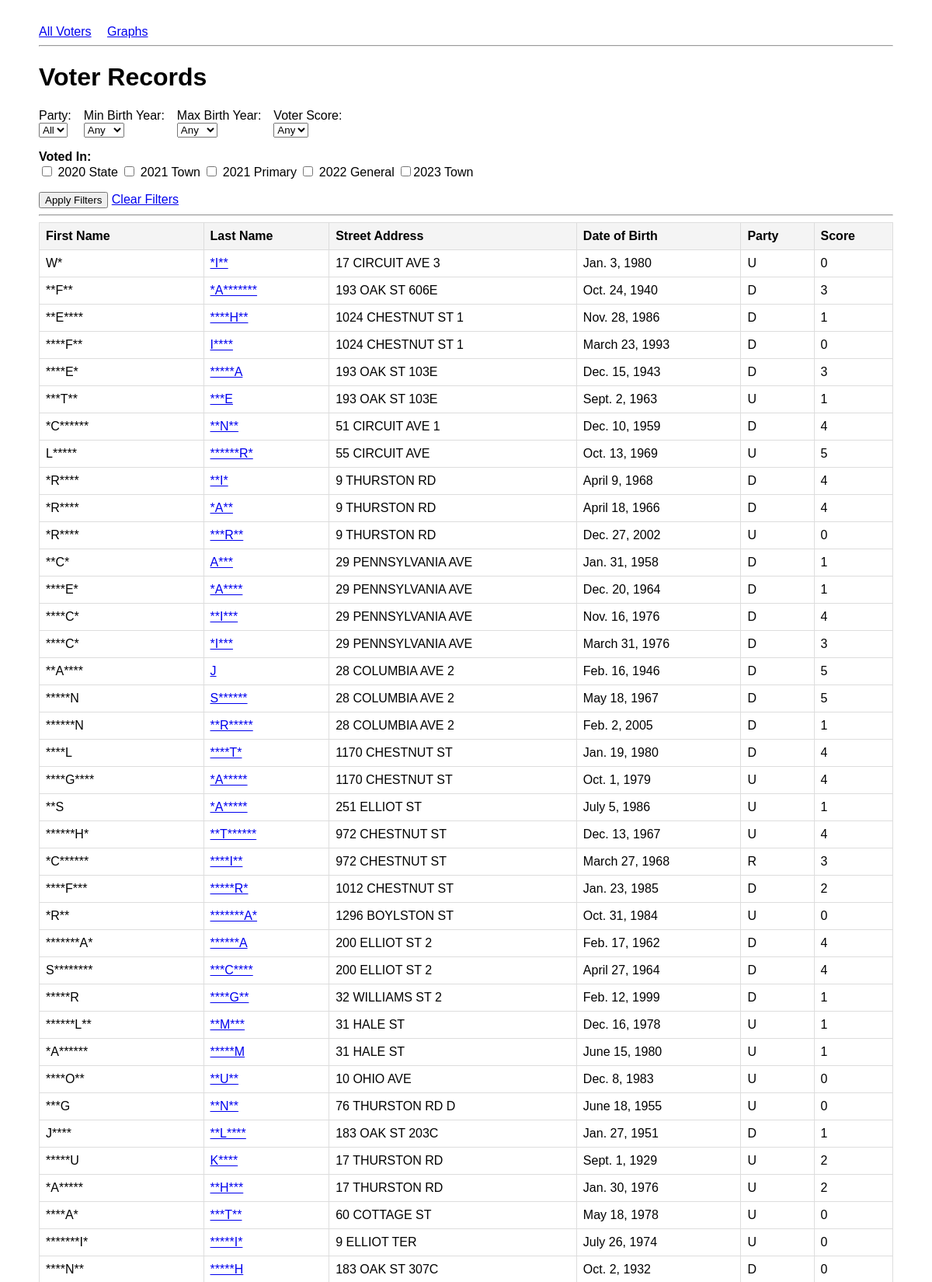
Screenshot of /voter_analytics/ (upper part) with the database file from the repository.
### voter_analytics/models.py (models this page shows, shortened)
class Voter(models.Model):
    voter_id = models.TextField()
    first_name = models.TextField()
    last_name = models.TextField()
    street_number = models.TextField()
    street_name = models.TextField()
    apartment_number = models.TextField(blank=True)
    zip_code = models.TextField()
    date_of_birth = models.DateField()
    date_of_registration = models.DateField()
    party_affiliation = models.CharField(max_length=2)
    precinct_number = models.TextField()
    v20state = models.BooleanField()
    v21town = models.BooleanField()
    v21primary = models.BooleanField()
    v22general = models.BooleanField()
    v23town = models.BooleanField()
    voter_score = models.IntegerField()

### voter_analytics/views.py (the view)
# urls.py: path('', views.VoterListView.as_view(), name='voters'),
class VoterListView(ListView):
    model = Voter
    template_name = 'voter_analytics/voter_list.html'
    context_object_name = 'voters'
    paginate_by = 100
    def get_queryset(self):
        queryset = super().get_queryset()
        party = self.request.GET.get('party')
        min_dob = self.request.GET.get('min_dob')
        max_dob = self.request.GET.get('max_dob')
        score = self.request.GET.get('score')
        v20state = self.request.GET.get('v20state')
        v21town = self.request.GET.get('v21town')
        v21primary = self.request.GET.get('v21primary')
        v22general = self.request.GET.get('v22general')
        v23town = self.request.GET.get('v23town')
        if party:
            queryset = queryset.filter(party_affiliation=party)
        if min_dob:
            queryset = queryset.filter(date_of_birth__year__gte=int(min_dob))
        if max_dob:
            queryset = queryset.filter(date_of_birth__year__lte=int(max_dob))
        if score:
            queryset = queryset.filter(voter_score=int(score))
        if v20state:
            queryset = queryset.filter(v20state=True)
        if v21town:
            queryset = queryset.filter(v21town=True)
        if v21primary:
            queryset = queryset.filter(v21primary=True)
        if v22general:
            queryset = queryset.filter(v22general=True)
        if v23town:
            queryset = queryset.filter(v23town=True)
        return queryset
    def get_context_data(self, **kwargs):
        context = super().get_context_data(**kwargs)
        context['birth_years'] = range(1900, 2026)
        context['scores'] = range(0,6) #0 through 5
        context['current_filters'] = self.request.GET
        return context

### voter_analytics/templates/voter_analytics/voter_list.html (shortened to what this page needs)
{% extends 'voter_analytics/base.html' %}
{% block content %}
<h1>Voter Records</h1>
<form method="GET" action="{% url 'voter_analytics:voters' %}">
    <div style="display: flex; flex-wrap: wrap; gap: 1rem; margin-bottom: 1rem;">
        <div>
            <label for="party">Party:</label><br>
            <select name="party" id="party">
                <option value="">All</option>
            </select>
        </div>
        <div>
            <label for="min_dob">Min Birth Year:</label><br>
            <select name="min_dob" id="min_dob">
                <option value="">Any</option>
            </select>
        </div>
        <div>
            <label for="max_dob">Max Birth Year:</label><br>
            <select name="max_dob" id="max_dob">
                <option value="">Any</option>
            </select>
        </div>
        <div>
            <label for="score">Voter Score:</label><br>
            <select name="score" id="score">
                <option value="">Any</option>
            </select>
        </div>
    </div>
    <div style="margin-bottom: 1rem;">
        <strong>Voted In:</strong><br>
        <label><input type="checkbox" name="v20state" {% if current_filters.v20state %}checked{% endif %}> 2020 State</label>
        <label><input type="checkbox" name="v21town" {% if current_filters.v21town %}checked{% endif %}> 2021 Town</label>
        <label><input type="checkbox" name="v21primary" {% if current_filters.v21primary %}checked{% endif %}> 2021 Primary</label>
        <label><input type="checkbox" name="v22general" {% if current_filters.v22general %}checked{% endif %}> 2022 General</label>
        <label><input type="checkbox" name="v23town" {% if current_filters.v23town %}checked{% endif %}>2023 Town</label>
    </div>
    <button type="submit">Apply Filters</button>
    <a href="{% url 'voter_analytics:voters' %}">Clear Filters</a>
</form>
<hr>
<table border="1" style="width: 100%; text-align: left; border-collapse: collapse;">
    <thead>
        <tr>
            <th>First Name</th>
            <th>Last Name</th>
            <th>Street Address</th>
            <th>Date of Birth</th>
            <th>Party</th>
            <th>Score</th>
        </tr>
    </thead>
    <tbody>
        {% for voter in voters %}
        <tr>
            <td>{{ voter.first_name }}</td>
            <td>
                <a href="{% url 'voter_analytics:voter' voter.pk %}">
                    {{ voter.last_name }}
                </a>
            </td>
            <td>{{ voter.street_number }} {{ voter.street_name }} {{ voter.apartment_number }}</td>
            <td>{{ voter.date_of_birth }}</td>
            <td>{{ voter.party_affiliation }}</td>
            <td>{{ voter.voter_score }}</td>
        </tr>
        {% empty %}
        <tr>
            <td colspan="6">No voters found matching your criteria.</td>
        </tr>
        {% endfor %}
    </tbody>
</table>
{% endblock %}

### voter_analytics/templates/voter_analytics/base.html (style rules this page uses)
body { font-family: sans-serif; max-width: 1100px; margin: 2rem auto; padding: 0 1 rem; }
table { border-collapse: collapse; width: 100%; }
th, td { border: 1px solid #ddd; padding: 8px; text-align: left; }
th { background: #f4f4f4; }

### rows the page displays
Voter: first_name "W*", last_name "*I**", street_number "17", street_name "CIRCUIT AVE", apartment_number "3", date_of_birth "Jan. 3, 1980", party_affiliation "U", voter_score "0"
Voter: first_name "**F**", last_name "*A*******", street_number "193", street_name "OAK ST", apartment_number "606E", date_of_birth "Oct. 24, 1940", party_affiliation "D", voter_score "3"
Voter: first_name "**E****", last_name "****H**", street_number "1024", street_name "CHESTNUT ST", apartment_number "1", date_of_birth "Nov. 28, 1986", party_affiliation "D", voter_score "1"
Voter: first_name "****F**", last_name "I****", street_number "1024", street_name "CHESTNUT ST", apartment_number "1", date_of_birth "March 23, 1993", party_affiliation "D", voter_score "0"
Voter: first_name "****E*", last_name "*****A", street_number "193", street_name "OAK ST", apartment_number "103E", date_of_birth "Dec. 15, 1943", party_affiliation "D", voter_score "3"
Voter: first_name "***T**", last_name "***E", street_number "193", street_name "OAK ST", apartment_number "103E", date_of_birth "Sept. 2, 1963", party_affiliation "U", voter_score "1"
Voter: first_name "*C******", last_name "**N**", street_number "51", street_name "CIRCUIT AVE", apartment_number "1", date_of_birth "Dec. 10, 1959", party_affiliation "D", voter_score "4"
Voter: first_name "L*****", last_name "******R*", street_number "55", street_name "CIRCUIT AVE", date_of_birth "Oct. 13, 1969", party_affiliation "U", voter_score "5"
Voter: first_name "*R****", last_name "**I*", street_number "9", street_name "THURSTON RD", date_of_birth "April 9, 1968", party_affiliation "D", voter_score "4"
Voter: first_name "*R****", last_name "*A**", street_number "9", street_name "THURSTON RD", date_of_birth "April 18, 1966", party_affiliation "D", voter_score "4"
Voter: first_name "*R****", last_name "***R**", street_number "9", street_name "THURSTON RD", date_of_birth "Dec. 27, 2002", party_affiliation "U", voter_score "0"
Voter: first_name "**C*", last_name "A***", street_number "29", street_name "PENNSYLVANIA AVE", date_of_birth "Jan. 31, 1958", party_affiliation "D", voter_score "1"
Voter: first_name "****E*", last_name "*A****", street_number "29", street_name "PENNSYLVANIA AVE", date_of_birth "Dec. 20, 1964", party_affiliation "D", voter_score "1"
Voter: first_name "****C*", last_name "**I***", street_number "29", street_name "PENNSYLVANIA AVE", date_of_birth "Nov. 16, 1976", party_affiliation "D", voter_score "4"
Voter: first_name "****C*", last_name "*I***", street_number "29", street_name "PENNSYLVANIA AVE", date_of_birth "March 31, 1976", party_affiliation "D", voter_score "3"
Voter: first_name "**A****", last_name "J", street_number "28", street_name "COLUMBIA AVE", apartment_number "2", date_of_birth "Feb. 16, 1946", party_affiliation "D", voter_score "5"
Voter: first_name "*****N", last_name "S******", street_number "28", street_name "COLUMBIA AVE", apartment_number "2", date_of_birth "May 18, 1967", party_affiliation "D", voter_score "5"
Voter: first_name "******N", last_name "**R*****", street_number "28", street_name "COLUMBIA AVE", apartment_number "2", date_of_birth "Feb. 2, 2005", party_affiliation "D", voter_score "1"
Voter: first_name "****L", last_name "****T*", street_number "1170", street_name "CHESTNUT ST", date_of_birth "Jan. 19, 1980", party_affiliation "D", voter_score "4"
Voter: first_name "****G****", last_name "*A*****", street_number "1170", street_name "CHESTNUT ST", date_of_birth "Oct. 1, 1979", party_affiliation "U", voter_score "4"
Voter: first_name "**S", last_name "*A*****", street_number "251", street_name "ELLIOT ST", date_of_birth "July 5, 1986", party_affiliation "U", voter_score "1"
Voter: first_name "******H*", last_name "**T******", street_number "972", street_name "CHESTNUT ST", date_of_birth "Dec. 13, 1967", party_affiliation "U", voter_score "4"
Voter: first_name "*C******", last_name "****I**", street_number "972", street_name "CHESTNUT ST", date_of_birth "March 27, 1968", party_affiliation "R", voter_score "3"
Voter: first_name "****F***", last_name "*****R*", street_number "1012", street_name "CHESTNUT ST", date_of_birth "Jan. 23, 1985", party_affiliation "D", voter_score "2"
Voter: first_name "*R**", last_name "*******A*", street_number "1296", street_name "BOYLSTON ST", date_of_birth "Oct. 31, 1984", party_affiliation "U", voter_score "0"
Voter: first_name "*******A*", last_name "******A", street_number "200", street_name "ELLIOT ST", apartment_number "2", date_of_birth "Feb. 17, 1962", party_affiliation "D", voter_score "4"
Voter: first_name "S********", last_name "***C****", street_number "200", street_name "ELLIOT ST", apartment_number "2", date_of_birth "April 27, 1964", party_affiliation "D", voter_score "4"
Voter: first_name "*****R", last_name "****G**", street_number "32", street_name "WILLIAMS ST", apartment_number "2", date_of_birth "Feb. 12, 1999", party_affiliation "D", voter_score "1"
Voter: first_name "******L**", last_name "**M***", street_number "31", street_name "HALE ST", date_of_birth "Dec. 16, 1978", party_affiliation "U", voter_score "1"
Voter: first_name "*A******", last_name "*****M", street_number "31", street_name "HALE ST", date_of_birth "June 15, 1980", party_affiliation "U", voter_score "1"
Voter: first_name "****O**", last_name "**U**", street_number "10", street_name "OHIO AVE", date_of_birth "Dec. 8, 1983", party_affiliation "U", voter_score "0"
Voter: first_name "***G", last_name "**N**", street_number "76", street_name "THURSTON RD", apartment_number "D", date_of_birth "June 18, 1955", party_affiliation "U", voter_score "0"
Voter: first_name "J****", last_name "**L****", street_number "183", street_name "OAK ST", apartment_number "203C", date_of_birth "Jan. 27, 1951", party_affiliation "D", voter_score "1"
Voter: first_name "*****U", last_name "K****", street_number "17", street_name "THURSTON RD", date_of_birth "Sept. 1, 1929", party_affiliation "U", voter_score "2"
Voter: first_name "*A*****", last_name "**H***", street_number "17", street_name "THURSTON RD", date_of_birth "Jan. 30, 1976", party_affiliation "U", voter_score "2"
Voter: first_name "****A*", last_name "***T**", street_number "60", street_name "COTTAGE ST", date_of_birth "May 18, 1978", party_affiliation "U", voter_score "0"
Voter: first_name "*******I*", last_name "*****I*", street_number "9", street_name "ELLIOT TER", date_of_birth "July 26, 1974", party_affiliation "U", voter_score "0"
Voter: first_name "****N**", last_name "*****H", street_number "183", street_name "OAK ST", apartment_number "307C", date_of_birth "Oct. 2, 1932", party_affiliation "D", voter_score "0"
